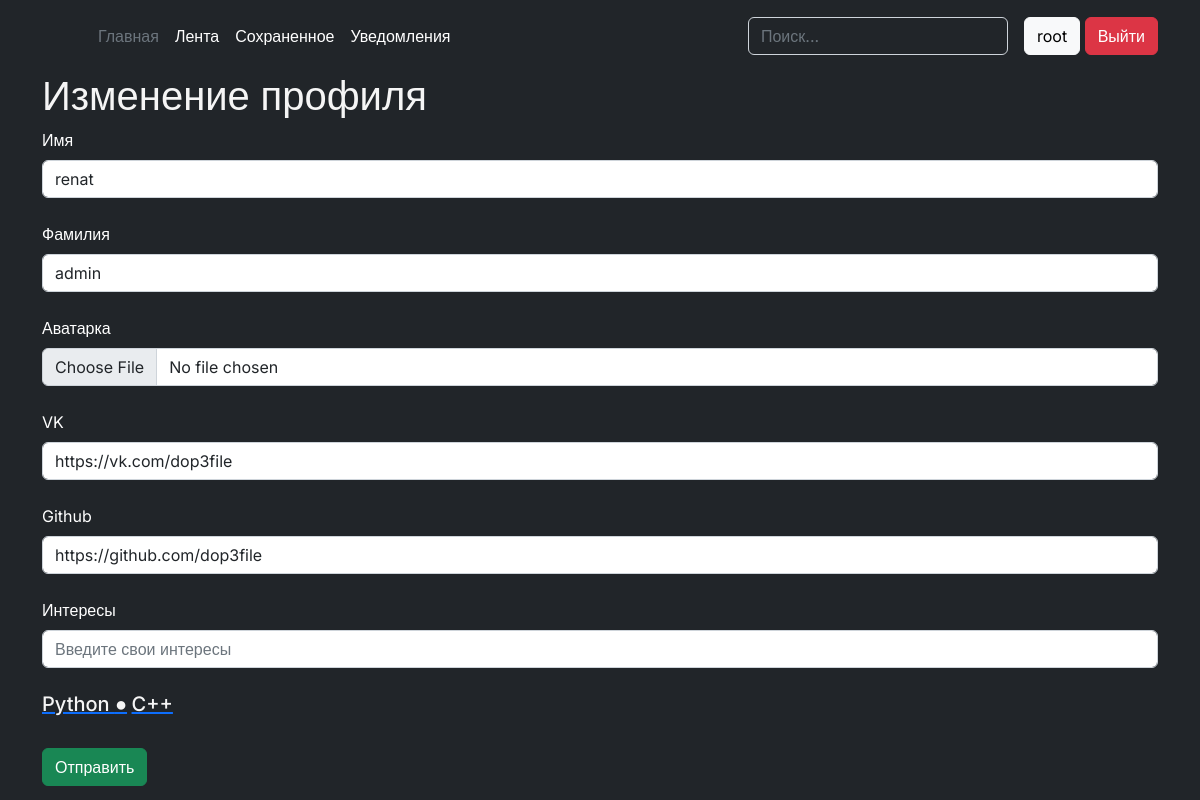
The app's page /profile/profile_edit/ (signed in) with its own data.
### core/models.py (models this page shows)
class Profile(models.Model):
    user = models.OneToOneField(User, on_delete=models.CASCADE)
    first_name = models.CharField(max_length=30, null=True)
    surname = models.CharField(max_length=30, null=True)
    avatar = models.ImageField(upload_to=validate_profile_avatar, null=True)
    vk_social_link = models.CharField(max_length=150, null=True, validators=[validate_vk_link], verbose_name='Ссылка на VK')
    github_social_link = models.CharField(max_length=150, null=True, validators=[validate_github_link], verbose_name='Ссылка на Github')
    subscribers = models.ManyToManyField(User, related_name='subscribers')

class Interest(models.Model):
    title = models.CharField(max_length=25, null=True, verbose_name='Строчка интереса')
    user = models.ForeignKey(Profile, on_delete=models.CASCADE)

### core/views.py (the view)
# urls.py: path('profile/profile_edit/', core_views.edit_user_profile, name='edit_profile'),
@login_required
def edit_user_profile(request):
    context = {}
    context['profile'] = get_object_or_404(Profile, user=request.user)
    context['interests'] = Interest.objects.filter(user=context['profile']).all()
    if request.method == "POST":
        try:
            edit_user_profile_controller(request, context)
        except ValueError:
            messages.error(request, 'Попробуйте ещё раз')
        return redirect('profile', username=request.user.username)
    form = EditProfileForm
    if Profile.objects.filter(user=request.user).first():
        profile = Profile.objects.get(user=request.user)
        context['profile'] = Profile.objects.filter(user=request.user).first()
        form = EditProfileForm(initial={
                                'first_name': profile.first_name,
                                'surname': profile.surname,
                                'vk_social_link': profile.vk_social_link,
                                'github_social_link': profile.github_social_link
                                })
    context['form'] = form
    return render(request, 'edit_profile.html', context=context)

### templates/edit_profile.html (shortened to what this page needs)
{% extends 'base.html' %}
{% block content %}
<div class="container">
    <h1>Изменение профиля</h1>
    <form method="POST" enctype="multipart/form-data">
        {% for field in form %}
            <label for="exampleFormControlInput1" class="form-label white-text">{{ field.label }}</label>
            {{ field }}
            <br>
        {% endfor %}
        {% for interest in interests %}
        <div class="d-inline-block">
            <a href="{% url 'delete_interest' interest_id=interest.id %}"><h5>{{ interest.title }} {% if interest != interests.last %}●{% endif %}</h5></a>
        </div>
        {% endfor %}
        <br>
        <br>
        <button class="btn btn-success">Отправить</button>
    </form>
</div>
{% endblock %}

### templates/base.html (shortened to what this page needs)
<!DOCTYPE html>
<html lang="en">
<head>
    <link rel="stylesheet" href="https://cdn.jsdelivr.net/npm/bootstrap@5.2.0/dist/css/bootstrap.min.css">
    {% load static %}
    <link rel="stylesheet" href="{% static 'css/base_style.css' %}">
</head>
<body>
    <header class="p-3 text-bg-dark">
        <div class="container">
            <div class="d-flex flex-wrap align-items-center justify-content-center justify-content-lg-start">
            <a href="/" class="d-flex align-items-center mb-2 mb-lg-0 text-white text-decoration-none">
                <svg class="bi me-2" width="40" height="32" role="img" aria-label="Bootstrap"><use xlink:href="#bootstrap"></use></svg>
            </a>
            <ul class="nav col-12 col-lg-auto me-lg-auto mb-2 justify-content-center mb-md-0">
                <li><a href="/" class="nav-link px-2 text-secondary">Главная</a></li>
                {% if request.user.is_authenticated %}
                    <li><a href="{% url 'feed' index_page=1 %}" class="nav-link px-2 text-white">Лента</a></li>
                    <li><a href="{% url 'saved_posts' %}" class="nav-link px-2 text-white">Сохраненное</a></li>
                    <li><a href="{% url 'notifications' %}" class="nav-link px-2 text-white">Уведомления</a></li>
                {% endif %}
            </ul>
            <form class="col-12 col-lg-auto mb-3 mb-lg-0 me-lg-3" role="search" method="POST" action="{% url 'search' %}">
                <input type="search" class="form-control form-control-dark text-bg-dark" placeholder="Поиск..." aria-label="Search" name="search_text">
            </form>
            {% if request.user.is_authenticated %}
            <div class="text-end">
                <a href="{% url 'profile' username=request.user.username %}"><button type="button" class="btn btn-light">{{ request.user.username }}</button></a>
                <a href="{% url 'logout' %}" style="text-decoration: none; color: white;"><button type="button" class="btn btn-danger">Выйти</a></button></a>
            </div>
            {% else %}
            <div class="text-end">
                <a href="{% url 'login' %}"><button type="button" class="btn btn-outline-light me-2">Войти</button></a>
                <a href="{% url 'register' %}" style="text-decoration: none; color: black;"><button type="button" class="btn btn-warning">Зарегистрироваться</a></button></a>
            </div>
            {% endif %}
            </div>
        </div>
    </header>
    {% block content %}
    {% endblock %}
</body>
</html>

### static/css/base_style.css (style rules this page uses)
body { background-color: #212529; font-family: 'Inter', sans-serif; }
h1, p, h2, h3, h4, h5 { color: whitesmoke; }
.white-text { color: white; }

### records on screen
Profile: form "renat" "admin" "https://vk.com/dop3file" "https://github.com/dop3file"
Interest: title "Python"
Interest: title "C++"

### other values on screen
{{ request.user.username }} "root"
{{ field.label }} "Имя" "Фамилия" "Аватарка" "VK" "Github" "Интересы"
